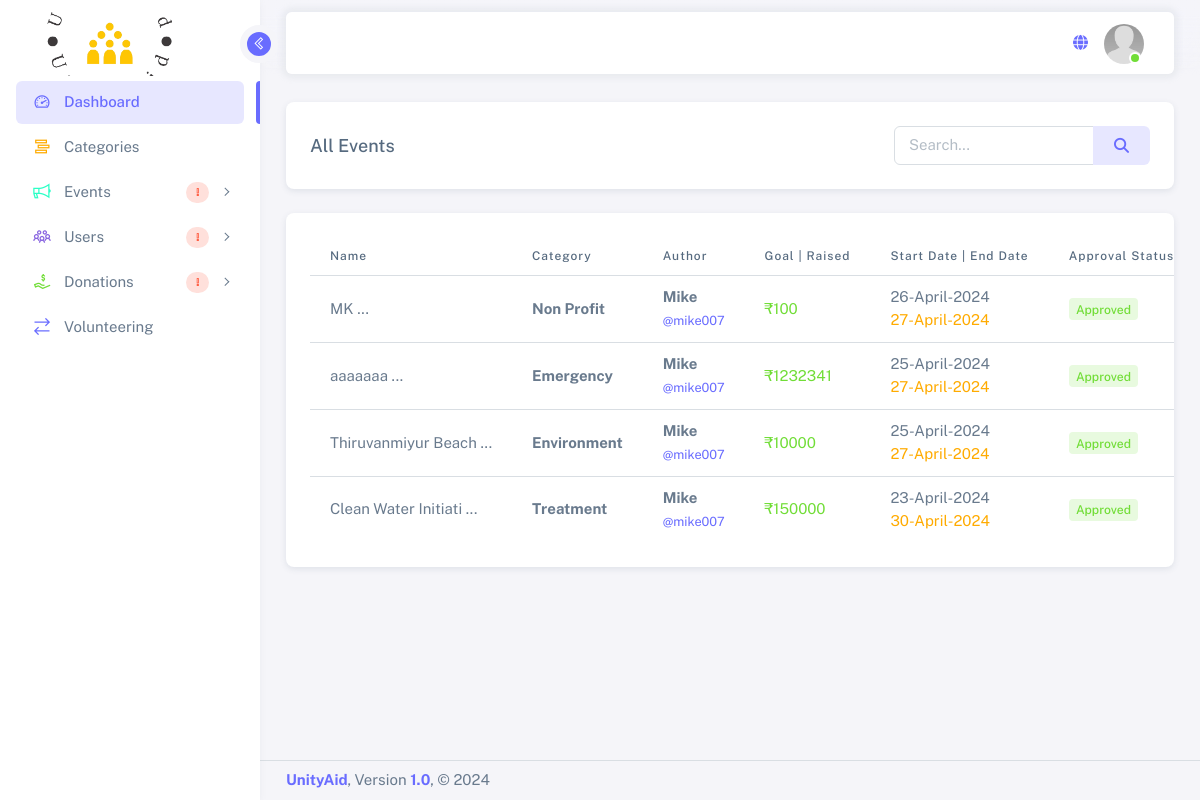
The page /admin/campaigns.php (signed in) on the database its author committed.
### tables this page shows
CREATE TABLE `campaign` (
  `id` int(255) NOT NULL,
  `user_id` int(255) NOT NULL DEFAULT 0,
  `name` text DEFAULT NULL,
  `category_id` int(255) NOT NULL DEFAULT 0,
  `goal_amount` text DEFAULT NULL,
  `preferred_amounts` text DEFAULT NULL,
  `start_date` text DEFAULT NULL,
  `end_date` text DEFAULT NULL,
  `image` text DEFAULT NULL,
  `document` text DEFAULT NULL,
  `description` text DEFAULT NULL,
  `share_link` text DEFAULT NULL,
  `status` int(11) NOT NULL DEFAULT 0,
  `is_all` int(11) NOT NULL DEFAULT 0,
  `created_date` timestamp NOT NULL DEFAULT current_timestamp()
);

CREATE TABLE `category` (
  `id` int(255) NOT NULL,
  `name` varchar(255) DEFAULT NULL,
  `image` text DEFAULT NULL
);

CREATE TABLE `users` (
  `id` int(255) NOT NULL,
  `role` text DEFAULT NULL,
  `name` text DEFAULT NULL,
  `username` text DEFAULT NULL,
  `email` text DEFAULT NULL,
  `phone` text DEFAULT NULL,
  `password` text DEFAULT NULL,
  `state` text DEFAULT NULL,
  `image` text DEFAULT NULL,
  `city` text DEFAULT NULL,
  `zip` text DEFAULT NULL,
  `country` text DEFAULT NULL,
  `address` text DEFAULT NULL,
  `status` int(11) NOT NULL DEFAULT 0,
  `created_date` timestamp NULL DEFAULT current_timestamp()
);

### admin/campaigns.php (the view, shortened to what this page needs)
<?php
include 'session.php';
extract($_POST);
?>
	<!DOCTYPE html>
	<html lang="en" class="light-style layout-navbar-fixed layout-menu-fixed ">
	<head>
		<link rel="stylesheet" href="../assets/admin/css/style.css">
		<link rel="stylesheet" href="../assets/admin/css/theme.css">
		<link rel="stylesheet" href="../assets/admin/css/custom.css">
		<link rel="stylesheet" href="../assets/admin/css/scrollbar.css">
		<link rel="stylesheet" href="../assets/universal/css/font-awesome.css">
		<link rel="stylesheet" href="../assets/universal/css/line-awesome.css"> </head>
	<body>
		<div class="layout-wrapper layout-content-navbar">
			<div class="layout-container">
				<?php include 'sidebar.php'; ?>
					<div class="layout-page">
						<div class="content-wrapper">
							<div class="container-fluid flex-grow-1 container-p-y">
								<div class="row">
									<div class="col-xxl">
										<div class="card mb-4">
											<div class="card-header d-flex flex-wrap gap-3 justify-content-between align-items-center">
												<h5 class="mb-0">All Events</h5>
												<div class="d-flex flex-wrap justify-content-md-end gap-2 align-items-center">
													<form action="" method="GET" class="d-flex flex-wrap gap-2">
														<div class="d-inline">
															<div class="input-group justify-content-end">
																<input type="search" name="search" class="form-control" placeholder="Search..." value="">
																<button class="btn btn-label-primary input-group-text" type="submit"> <i class="fa fa-search"></i> </button>
															</div>
														</div>
													</form>
												</div>
											</div>
										</div>
									</div>
								</div>
								<div class="row">
									<div class="col-xxl">
										<div class="card">
											<div class="card-body table-responsive text-nowrap fixed-min-height-table">
												<table class="table table-hover">
													<thead>
														<tr>
															<th>Name</th>
															<th>Category</th>
															<th>Author</th>
															<th>Goal | Raised</th>
															<th>Start Date | End Date</th>
															<th>Approval Status</th>
														</tr>
													</thead>
													<tbody class="table-border-bottom-0">
														<?php
	                                                     $sql = "select * from campaign where is_all=0";
	                                                     $sql .= " order by id desc";
	                                                     $cquery = mysqli_query($con,$sql);
	                                                     $num_rows = mysqli_num_rows($cquery);
	                                                     if($num_rows > 0){
	                                                       while($row=mysqli_fetch_assoc($cquery)) {
	                                                         $cat_res = mysqli_fetch_assoc(mysqli_query($con,"select * from category where id='".$row['category_id']."'"));
	                                                         $res_user = mysqli_fetch_assoc(mysqli_query($con,"select * from users where id='".$row['user_id']."'"));
	                                                     ?>
														<tr>
															<td> <span title="<?=$row['name']?>"><?=substr($row['name'],0,20) . " ..."; ?></span> </td>
															<td> <strong><?=$cat_res['name']?></strong> </td>
															<td>
																<div> <span class="fw-bold"><?=$res_user['name']?></span>
																	<br> <span class="small"> <a href="user-details.php?uid=<?=$res_user['id']?>">@<?=$res_user['username']?></a> </span> </div>
															</td>
															<td>
																<div> <span class="text-success">₹<?=$row['goal_amount']?></span></div>
															</td>
															<td>
																<div> <span><?=date("d-F-Y", strtotime($row['start_date']))?></span>
																	<br> <span class="text-warning"><?=date("d-F-Y", strtotime($row['end_date']))?></span> </div>
															</td>
															<td>
															    <?php if($row['status']==0){
			                                                      echo '<span class="badge bg-label-warning">Pending</span>';
			                                                     } elseif($row['status']==1){
			                                                        echo '<span class="badge bg-label-success">Approved</span>';
			                                                     } else {
			                                                       echo '<span class="badge bg-label-danger">Disapprove</span>';
			                                                     }
			                                                     ?>
															</td>
														</tr>
												<?php } } ?>
													</tbody>
												</table>
											</div>
										</div>
									</div>
								</div>
							</div>
							<?php include 'footer.php'; ?>
						</div>
					</div>
			</div>
		</div>
		<link rel="stylesheet" href="../assets/universal/css/iziToast.min.css">
	</body>
	</html>

### admin/sidebar.php (shortened to what this page needs)
<aside id="layout-menu" class="layout-menu menu-vertical menu bg-menu-theme">
	<div class="app-brand demo">
		<a href="../admin/dashboard" class="app-brand-link"> <span class="app-brand-text demo menu-text fw-bolder ms-2 logo-big">
                <img src="../assets/universal/images/logoFavicon/logo_dark.png" alt="logo">
            </span>  </a>
		<a href="javascript:void(0);" class="layout-menu-toggle menu-link text-large ms-auto"> <i class="las la-chevron-left align-middle"></i> </a>
	</div>
	<ul class="menu-inner py-1">
		<li class="menu-item active">
			<a href="dashboard.php" class="menu-link"> <i class="menu-icon tf-icons las la-tachometer-alt text-primary"></i>
				<div class="text-truncate">Dashboard</div>
			</a>
		</li>
		<li class="menu-item ">
			<a href="categories.php" class="menu-link"> <i class="menu-icon tf-icons las la-stream text-warning"></i>
				<div class="text-truncate">Categories</div>
			</a>
		</li>
		<li class="menu-item ">
			<a href="javascript:void(0);" class="menu-link menu-toggle"> <i class="menu-icon tf-icons las la-bullhorn text-cyan"></i>
				<div class="text-truncate text-nowrap d-inline-block">Events</div>
				<div class="badge bg-label-danger fs-tiny rounded-pill ms-auto"><i class="las la-exclamation"></i></div>
			</a>
		</li>
	   <li class="menu-item ">
			<a href="javascript:void(0);" class="menu-link menu-toggle"> <i class="menu-icon tf-icons las la-users text-purple"></i>
				<div class="text-truncate text-nowrap d-inline-block">Users</div>
				<div class="badge bg-label-danger fs-tiny rounded-pill ms-auto"> <i class="las la-exclamation"></i> </div>
			</a>
		</li>
		<li class="menu-item ">
			<a href="javascript:void(0);" class="menu-link menu-toggle"> <i class="menu-icon tf-icons las la-hand-holding-usd text-success"></i>
				<div class="text-truncate text-nowrap d-inline-block">Donations</div>
				<div class="badge bg-label-danger fs-tiny rounded-pill ms-auto"> <i class="las la-exclamation"></i> </div>
			</a>
		</li>
		<li class="menu-item ">
			<a href="volunteering.php" class="menu-link"> <i class="menu-icon tf-icons las la-exchange-alt text-primary"></i>
				<div class="text-truncate">Volunteering</div>
			</a>
		</li>
	</ul>
</aside>
<nav class="layout-navbar container-fluid navbar navbar-expand-xl navbar-detached align-items-center bg-navbar-theme" id="layout-navbar">
	<div class="navbar-nav-right d-flex align-items-center" id="navbar-collapse">
		<ul class="navbar-nav flex-row align-items-center ms-auto">
			<li class="nav-item dropdown-shortcuts navbar-dropdown dropdown me-2 me-xl-0">
				<a class="nav-link text-primary" href="/" target="_blank" title="Visit Website"> <i class="fas fa-globe"></i> </a>
			</li>
			<li class="nav-item navbar-dropdown dropdown-user dropdown">
				<a class="nav-link dropdown-toggle hide-arrow" href="javascript:void(0);" data-bs-toggle="dropdown">
					<div class="avatar avatar-online"> <img src="../uploads/users-avtar.jpg" alt class="w-px-40 h-auto rounded-circle"> </div>
				</a>
			</li>
		</ul>
	</div>
</nav>

### admin/footer.php (shortened to what this page needs)
<footer class="content-footer footer bg-footer-theme border-top">
                        <div class="container-xxl d-flex flex-wrap justify-content-between py-2 flex-md-row flex-column">
                            <div class="mb-2 mb-md-0">
                                <b class="text-primary">UnityAid</b>, Version <b class="text-primary">1.0</b>, ©
                            </div>
                        </div>
                    </footer>

### assets/admin/css/theme.css (style rules this page uses)
.layout-navbar-fixed .layout-wrapper:not(.layout-horizontal) .layout-page:before { content: ""; width: 100%; height: 4.75rem; position: fixed; top: 0px; z-index: 10 }
.layout-wrapper:not(.layout-horizontal) .bg-menu-theme .menu-inner .menu-item .menu-link { border-radius: .375rem }
.layout-wrapper:not(.layout-horizontal) .bg-menu-theme .menu-inner>.menu-item.active:before { content: ""; position: absolute; right: 0; width: .25rem; height: 2.6845rem; border-radius: .375rem 0 0 .375rem }
.app-brand .layout-menu-toggle { position: absolute; left: 15rem; border-radius: 50% }
.app-brand .layout-menu-toggle i { width: 1.5rem; height: 1.5rem; transition: all .3s ease-in-out; line-height: 1.6; text-align: center; }
.menu-vertical .menu-item { position: relative }
.text-primary { color: #696cff !important }
.btn-label-primary { color: #696cff; border-color: rgba(0, 0, 0, 0); background: #e7e7ff }
a { color: #696cff }
.bg-navbar-theme { background-color: #fff !important; color: #697a8d }
.bg-navbar-theme .navbar-nav>.nav-link, .bg-navbar-theme .navbar-nav>.nav-item>.nav-link, .bg-navbar-theme .navbar-nav>.nav>.nav-item>.nav-link { color: #697a8d }
.layout-navbar { background-color: rgba(255, 255, 255, .95) !important; backdrop-filter: saturate(200%) blur(6px) }
.navbar-detached { box-shadow: 0 0 .375rem .25rem rgba(161, 172, 184, .15) }
.layout-navbar-fixed .layout-page:before { backdrop-filter: saturate(200%) blur(10px); background: linear-gradient(180deg, rgba(245, 245, 249, 0.7) 44%, rgba(245, 245, 249, 0.43) 73%, rgba(245, 245, 249, 0)); -webkit-mask: linear-gradient(#f5f5f9, #f5f5f9 18%, transparent 100%); mask: linear-gradient(#f5f5f9, #f5f5f9 18%, transparent 100%) }
.bg-menu-theme { background-color: #fff !important; color: #697a8d }
.bg-menu-theme .menu-link, .bg-menu-theme .menu-horizontal-prev, .bg-menu-theme .menu-horizontal-next { color: #697a8d }
.bg-menu-theme .menu-item.open:not(.menu-item-closing)>.menu-toggle, .bg-menu-theme .menu-item.active>.menu-link { color: #566a7f }
.bg-menu-theme .menu-item.active>.menu-link:not(.menu-toggle) { background-color: #fff }
.bg-menu-theme .menu-text { color: #566a7f }
@media (min-width: 1200px) { .bg-menu-theme.menu-vertical { box-shadow: 0 .125rem .375rem 0 rgba(161, 172, 184, .12) } }
.bg-menu-theme .menu-inner>.menu-item.active>.menu-link { color: #696cff; background-color: rgba(105, 108, 255, .16) !important }
.bg-menu-theme .menu-inner>.menu-item.active:before { background: #696cff }
.app-brand .layout-menu-toggle { background-color: #696cff; border: 7px solid #f5f5f9 }
.app-brand .layout-menu-toggle i { color: #fff }
.bg-footer-theme { background-color: #f5f5f9 !important; color: #697a8d }

### assets/admin/css/custom.css (style rules this page uses)
.menu .app-brand.demo { height: 64px; margin-top: 12px; }
.app-brand-text.demo { font-size: 1.75rem; letter-spacing: -0.5px; }
.layout-navbar-fixed .layout-wrapper:not(.layout-horizontal):not(.layout-without-menu) .layout-page { padding-top: 76px !important; }
.layout-navbar-fixed .layout-wrapper:not(.layout-without-menu) .layout-page { padding-top: 64px !important; }

### assets/admin/css/scrollbar.css (style rules this page uses)
.ps { overflow: hidden !important; overflow-anchor: none; -ms-overflow-style: none; touch-action: auto; -ms-touch-action: auto }
.ps { position: relative }

### rows shown on the page
campaign: name "MK", category.name "Non Profit", user.name "Mike", user.username "mike007", goal_amount "100", start_date "26-April-2024", end_date "27-April-2024", status "Approved"
campaign: name "aaaaaaa", category.name "Emergency", user.name "Mike", user.username "mike007", goal_amount "1232341", start_date "25-April-2024", end_date "27-April-2024", status "Approved"
campaign: name "Thiruvanmiyur Beach", category.name "Environment", user.name "Mike", user.username "mike007", goal_amount "10000", start_date "25-April-2024", end_date "27-April-2024", status "Approved"
campaign: name "Clean Water Initiati", category.name "Treatment", user.name "Mike", user.username "mike007", goal_amount "150000", start_date "23-April-2024", end_date "30-April-2024", status "Approved"
